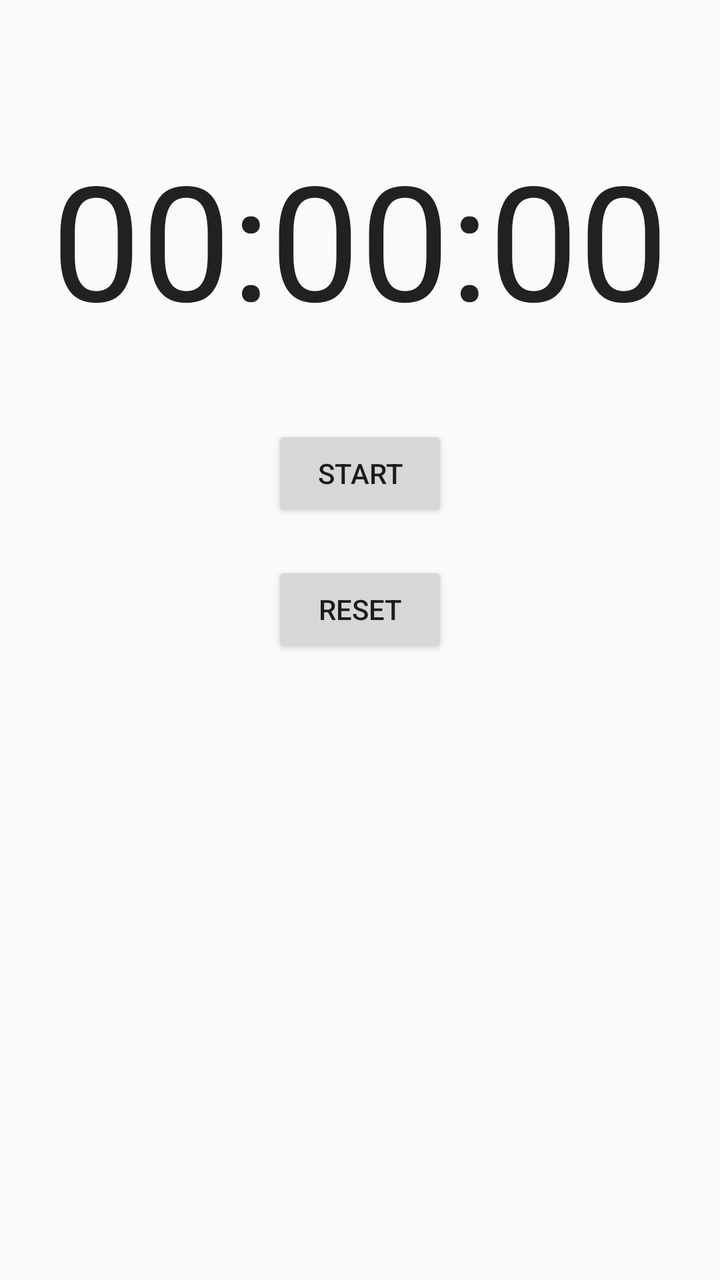
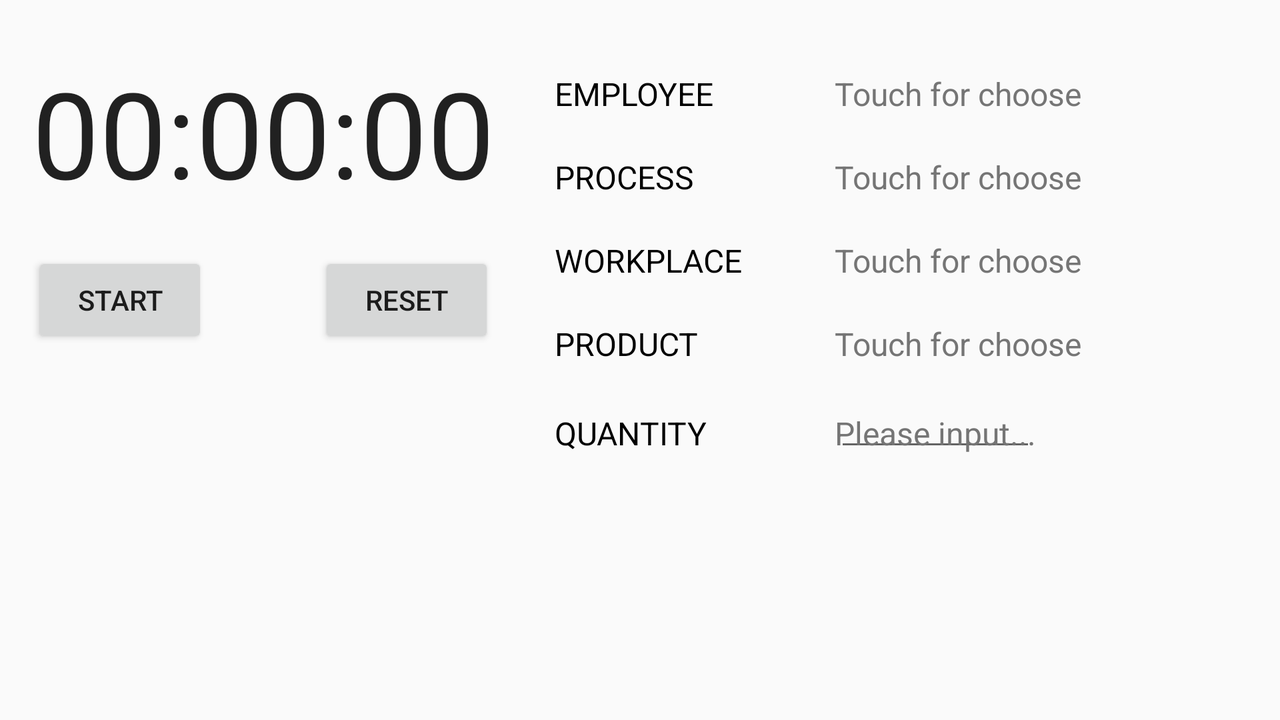

The same Android screen from two of the app's own layout files: first res/layout/ as a phone draws it, then the repository's variant for another configuration, drawn on a device whose configuration selects that folder. Both files follow.
<!-- AndroidManifest.xml: application theme AppTheme -->
<!-- res/layout/activity_stop_watch.xml -->
<?xml version="1.0" encoding="utf-8"?>
<RelativeLayout xmlns:android="http://schemas.android.com/apk/res/android"
    xmlns:tools="http://schemas.android.com/tools"
    android:id="@+id/activity_stop_watch"
    android:layout_width="match_parent"
    android:layout_height="match_parent"
    android:paddingBottom="@dimen/activity_vertical_margin"
    android:paddingLeft="@dimen/activity_horizontal_margin"
    android:paddingRight="@dimen/activity_horizontal_margin"
    android:paddingTop="@dimen/activity_vertical_margin"
    tools:context="com.gmail.osbornroad.cycletime.StopWatchActivity">

    <TextView
        android:id="@+id/time_running_view"
        android:layout_width="wrap_content"
        android:layout_height="wrap_content"
        android:text="00:00:00"
        android:layout_alignParentTop="true"
        android:layout_centerHorizontal="true"
        android:layout_marginTop="50dp"
        android:textSize="80sp"
        android:textAppearance="?android:attr/textAppearanceLarge"/>

    <Button
        android:id="@+id/start_button"
        android:layout_width="wrap_content"
        android:layout_height="wrap_content"
        android:text="@string/button_start"
        android:layout_below="@id/time_running_view"
        android:layout_centerHorizontal="true"
        android:layout_marginTop="40dp"
        android:onClick="onClickStart"/>

    <Button
        android:id="@+id/reset_button"
        android:layout_width="wrap_content"
        android:layout_height="wrap_content"
        android:text="@string/button_reset"
        android:layout_below="@id/start_button"
        android:layout_centerHorizontal="true"
        android:layout_marginTop="20dp"
        android:onClick="onClickReset"/>


</RelativeLayout>
<!-- resources referenced by this layout -->
<resources>
  <dimen name="activity_horizontal_margin">16dp</dimen>
  <dimen name="activity_vertical_margin">16dp</dimen>
  <string name="button_reset">Reset</string>
  <string name="button_start">Start</string>
  <style name="AppTheme" parent="Theme.AppCompat.Light.DarkActionBar">
          
          <item name="colorPrimary">@color/colorPrimary</item>
          <item name="colorPrimaryDark">@color/colorPrimaryDark</item>
          <item name="colorAccent">@color/colorAccent</item>
      </style>
  <color name="colorPrimary">#3F51B5</color>
  <color name="colorPrimaryDark">#303F9F</color>
  <color name="colorAccent">#FF4081</color>
</resources>
<!-- res/layout-land/activity_stop_watch.xml (the repository's variant of the layout above) -->
<!-- drawn on the phone turned sideways -->
<?xml version="1.0" encoding="utf-8"?>
<RelativeLayout xmlns:android="http://schemas.android.com/apk/res/android"
    xmlns:tools="http://schemas.android.com/tools"
    android:id="@+id/activity_stop_watch"
    android:layout_width="match_parent"
    android:layout_height="match_parent"
    android:paddingBottom="@dimen/activity_vertical_margin"
    android:paddingLeft="@dimen/activity_horizontal_margin"
    android:paddingRight="@dimen/activity_horizontal_margin"
    android:paddingTop="@dimen/activity_vertical_margin"
    tools:context="com.gmail.osbornroad.cycletime.StopWatchActivity">

    <TextView
        android:id="@+id/time_running_view"
        android:layout_width="wrap_content"
        android:layout_height="wrap_content"
        android:text="00:00:00"
        android:layout_alignParentTop="true"
        android:layout_alignParentLeft="true"
        android:layout_marginTop="10dp"
        android:textSize="60sp"
        android:textAppearance="?android:attr/textAppearanceLarge"/>

    <Button
        android:id="@+id/start_button"
        android:layout_width="wrap_content"
        android:layout_height="wrap_content"
        android:text="@string/button_start"
        android:layout_below="@id/time_running_view"
        android:layout_alignLeft="@id/time_running_view"
        android:layout_marginTop="20dp"
        android:onClick="onClickStart"/>

    <Button
        android:id="@+id/reset_button"
        android:layout_width="wrap_content"
        android:layout_height="wrap_content"
        android:text="@string/button_reset"
        android:layout_below="@id/time_running_view"
        android:layout_alignRight="@id/time_running_view"
        android:layout_marginTop="20dp"
        android:onClick="onClickReset"/>



<LinearLayout
    android:paddingLeft="0dp"
    android:layout_marginLeft="30dp"
    android:id="@+id/sample_info"
    android:layout_width="match_parent"
    android:layout_height="wrap_content"
    android:orientation="vertical"
    android:layout_toRightOf="@id/time_running_view"
    android:layout_alignTop="@id/time_running_view"
    android:layout_marginTop="0dp">

    <LinearLayout
        android:id="@+id/line_employee"
        android:layout_width="wrap_content"
        android:layout_height="wrap_content"
        android:orientation="horizontal"
        android:paddingTop="10dp"
        android:paddingBottom="10dp">

        <TextView
            android:id="@+id/employee_name"
            android:text="@string/name_employee"
            android:layout_width="140dp"
            android:layout_height="wrap_content"
            android:textSize="16sp"
            android:clickable="true"
            android:textColor="@android:color/black"/>

        <TextView
            android:id="@+id/employee_name_data"
            android:text="@string/not_entered"
            android:layout_width="wrap_content"
            android:layout_height="wrap_content"
            android:textSize="16sp"
            android:clickable="true"
            android:maxLines="1"
            android:textColor="#757575"/>

    </LinearLayout>

    <LinearLayout
        android:id="@+id/line_process"
        android:layout_width="wrap_content"
        android:layout_height="wrap_content"
        android:orientation="horizontal"
        android:paddingTop="10dp"
        android:paddingBottom="10dp">

        <TextView
            android:id="@+id/process_name"
            android:text="@string/name_process"
            android:layout_width="140dp"
            android:layout_height="wrap_content"
            android:textSize="16sp"
            android:clickable="true"
            android:textColor="@android:color/black"/>

        <TextView
            android:id="@+id/process_name_data"
            android:text="@string/not_entered"
            android:layout_width="wrap_content"
            android:layout_height="wrap_content"
            android:textSize="16sp"
            android:clickable="true"
            android:maxLines="1"
            android:textColor="#757575"/>

    </LinearLayout>

    <LinearLayout
        android:id="@+id/line_machine"
        android:layout_width="wrap_content"
        android:layout_height="wrap_content"
        android:orientation="horizontal"
        android:paddingTop="10dp"
        android:paddingBottom="10dp">

        <TextView
            android:id="@+id/machine_name"
            android:text="@string/name_machine"
            android:layout_width="140dp"
            android:layout_height="wrap_content"
            android:textSize="16sp"
            android:clickable="true"
            android:textColor="@android:color/black"/>

        <TextView
            android:id="@+id/machine_name_data"
            android:text="@string/not_entered"
            android:layout_width="wrap_content"
            android:layout_height="wrap_content"
            android:textSize="16sp"
            android:clickable="true"
            android:maxLines="1"
            android:textColor="#757575"/>

    </LinearLayout>

    <LinearLayout
        android:id="@+id/line_part_number"
        android:layout_width="wrap_content"
        android:layout_height="wrap_content"
        android:orientation="horizontal"
        android:paddingTop="10dp"
        android:paddingBottom="10dp">

        <TextView
            android:id="@+id/part_number_name"
            android:text="@string/name_part_number"
            android:layout_width="140dp"
            android:layout_height="wrap_content"
            android:textSize="16sp"
            android:clickable="true"
            android:textColor="@android:color/black"/>

        <TextView
            android:id="@+id/part_name_data"
            android:text="@string/not_entered"
            android:layout_width="wrap_content"
            android:layout_height="wrap_content"
            android:textSize="16sp"
            android:clickable="true"
            android:maxLines="1"
            android:textColor="#757575"/>

    </LinearLayout>

    <LinearLayout
        android:id="@+id/line_part_qty"
        android:layout_width="wrap_content"
        android:layout_height="wrap_content"
        android:orientation="horizontal"
        android:paddingTop="10dp"
        android:paddingBottom="10dp">

        <TextView
            android:id="@+id/part_qty"
            android:text="@string/qty_parts"
            android:layout_width="140dp"
            android:layout_height="wrap_content"
            android:textSize="16sp"
            android:clickable="true"
            android:textColor="@android:color/black"/>

        <EditText
            android:id="@+id/part_qty_data"
            android:hint="@string/input_number"
            android:textColorHint="#757575"
            android:layout_width="wrap_content"
            android:layout_height="wrap_content"
            android:textSize="16sp"
            android:maxLines="1"
            android:padding="0sp"
            android:textColor="#757575"
            android:inputType="numberDecimal"
            android:imeOptions="actionSend"
            android:cursorVisible="false"/>

    </LinearLayout>

</LinearLayout>

</RelativeLayout>
<!-- resources referenced by the variant -->
<!-- as the phone turned sideways resolves them -->
<resources>
  <dimen name="activity_horizontal_margin">16dp</dimen>
  <dimen name="activity_vertical_margin">16dp</dimen>
  <string name="button_reset">Reset</string>
  <string name="button_start">Start</string>
  <string name="input_number">Please input...</string>
  <string name="name_employee">EMPLOYEE</string>
  <string name="name_machine">WORKPLACE</string>
  <string name="name_part_number">PRODUCT</string>
  <string name="name_process">PROCESS</string>
  <string name="not_entered">Touch for choose</string>
  <string name="qty_parts">QUANTITY</string>
  <style name="AppTheme" parent="Theme.AppCompat.Light.DarkActionBar">
          
          <item name="colorPrimary">@color/colorPrimary</item>
          <item name="colorPrimaryDark">@color/colorPrimaryDark</item>
          <item name="colorAccent">@color/colorAccent</item>
      </style>
  <color name="colorPrimary">#3F51B5</color>
  <color name="colorPrimaryDark">#303F9F</color>
  <color name="colorAccent">#FF4081</color>
</resources>
